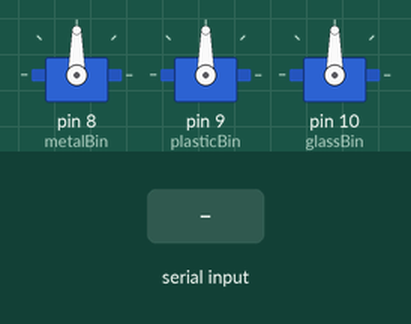
Recording of a sketch running on a simulated Arduino Uno, built with avr-gcc and run on an emulated ATmega328P. Shown: 3 × servo. The inputs (shaded band) are chosen by the test bench.

Above: at 1.2 s.
1.3 s: "0\n" received over the second serial link
At 2.8 s:
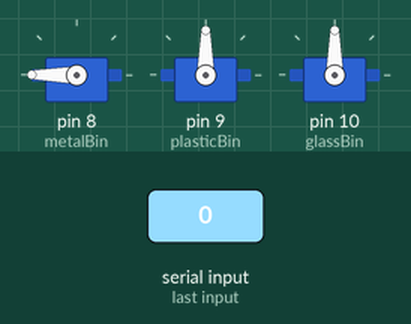
Timing chart, 0 to 13.8 s (numbered marks = the images above; inputs shaded):
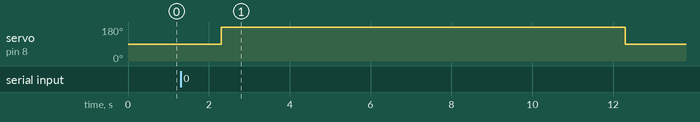

Measured:
- after the input at 1.3 s, servo on pin 8 (metalBin): 90° → 180° after 1.0 s, → 90° 10.0 s later

The sketch:

ardser.ino
```cpp
#include <SoftwareSerial.h>
#include <Servo.h>

SoftwareSerial espSerial(0,1); // RX, TX

Servo metalBin;
Servo plasticBin;
Servo glassBin;


void setup() {
  Serial.begin(9600);
  espSerial.begin(115200);
  metalBin.attach(8);
  plasticBin.attach(9);
  glassBin.attach(10);

  metalBin.write(90);
  plasticBin.write(90);
  glassBin.write(90);

}

void loop() {
  if (espSerial.available()){
    String pred = espSerial.readString();
    if (pred.toInt() == 0){
      metalBin.write(180);
      delay(10000);
      metalBin.write(90);
    } else if (pred.toInt() == 1){
      plasticBin.write(180);
      delay(10000);
      plasticBin.write(90);
    } else if (pred.toInt() == 2){
      glassBin.write(180);
      delay(10000);
      glassBin.write(90);
    }
  }
}
```
